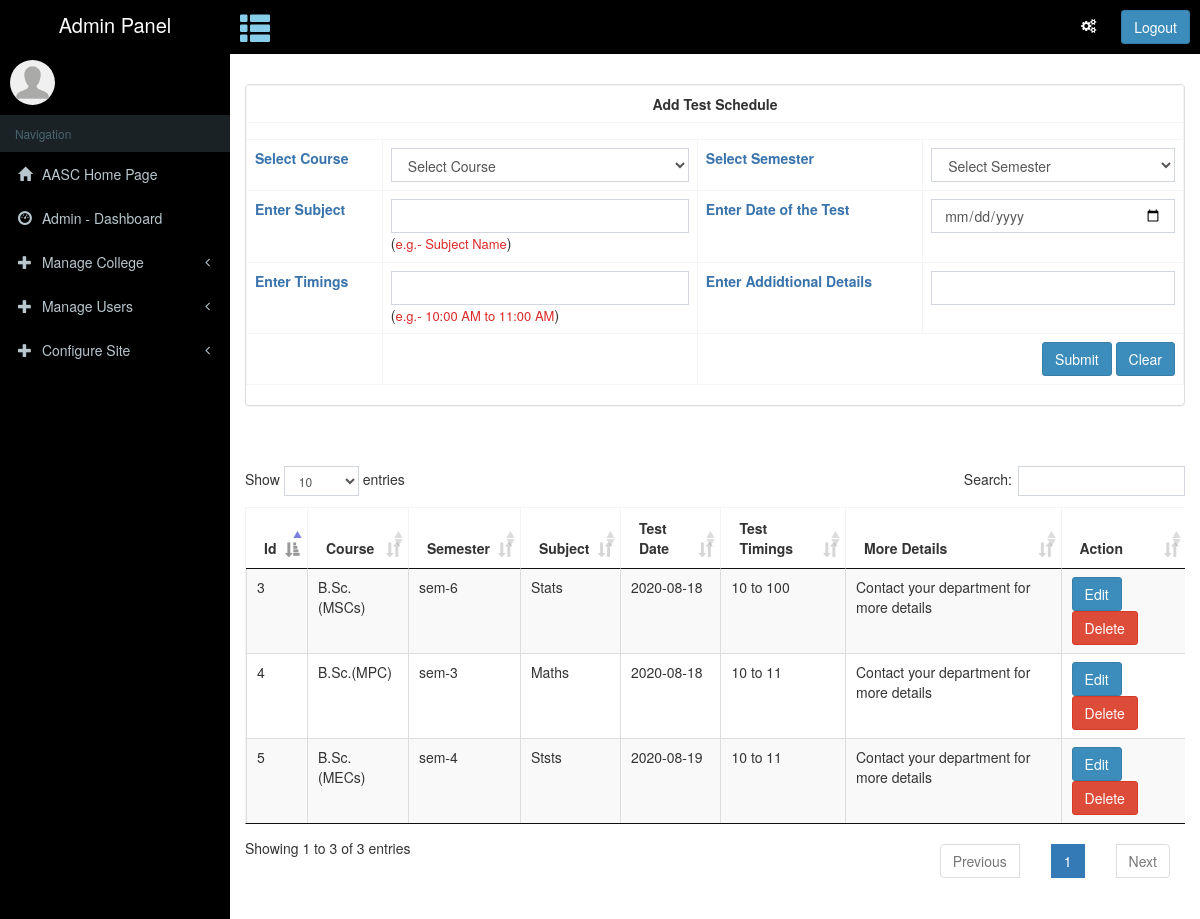
The page /account/manage-aasc/manage-testschedule.php (signed in) on the database its author committed.
### tables this page shows
CREATE TABLE `test` (
  `id` int(255) NOT NULL,
  `course` varchar(50) NOT NULL,
  `semester` varchar(50) NOT NULL,
  `subject` varchar(50) DEFAULT NULL,
  `date` varchar(50) DEFAULT NULL,
  `timings` varchar(50) DEFAULT NULL,
  `details` varchar(200) DEFAULT NULL
);

### ck.php (called while the page is built, shortened)
<?php
include 'connection.php';
if(isset($_SESSION["uname"]))
{
	$uname = $_SESSION["uname"];
	$pass = $_SESSION["pass"];
	$get = mysqli_query($conn,"SELECT * FROM approvedusers WHERE emailid ='$uname' and pass='$pass'");
	if($row = mysqli_fetch_array($get))
	{
		$ck=1;
		$role=$row['role'];
	}
}
?>

### account/manage-aasc/manage-testschedule.php (the view, shortened to what this page needs)
<?php
include('../../ck.php');
if($ck!=1 or $ck!="1")
{
  header("Location: ../../login.php");
}
else
{
  if($role == "admin")
  {
?>
<!DOCTYPE html>
<html>
<head>
  <?php include '../../assets/dashboard-assets-css.php'; ?>
</head>
<body class="hold-transition skin-blue sidebar-mini">
<div class="wrapper">
            <?php include '../../navbar/dashboard-navbar.php';?>
        <?php include '../../sidebar/dashboard-left-sidebar.php';?>
  <div class="content-wrapper" style="background-color: #ffffff; ">
    <section class="content-header">
    </section>
    <section class="content">
    <div class="panel panel-default table-responsive">
    <form method="post" action="manage-testschedule.php">
      <table class="table table-bordered">
        <tr>
          <th colspan="4" class="panel-heading" style="font-weight: bold; text-align: center;">Add Test Schedule</th>
        </tr>
        <tr>
          <td align="center" colspan="4">
          </td>
        </tr>
        <tr>
         <td><span style="color: #3973ac; font-weight: bold; ">Select Course</span></td>
         <td>
            <select class="form-control" id="txtcourse" name="txtcourse">
				<option value="0"> Select Course </option>
            </select>
          </td>
          <td><span style="color: #3973ac; font-weight: bold; ">Select Semester</span></td>
          <td>
          	<select id='txtsem' name='txtsem' class='form-control'>
          		<option value='0'>Select Semester</option>
          	</select>
		  </td>
        </tr>
        <tr>
          <td><span style="color: #3973ac; font-weight: bold; ">Enter Subject</span></td>
          <td><input type="text" name="txtsubject" id="txtsubject" class="form-control">(<font color="#DB2929" style="font-size: small">e.g.- Subject Name</font>)</td>
          <td><span style="color: #3973ac; font-weight: bold; ">Enter Date of the Test</span></td>
          <td><input type="date" name="txtdate" id="txtdate" class="form-control"></td>
        </tr>
        <tr>
          <td><span style="color: #3973ac; font-weight: bold; ">Enter Timings</span></td>
          <td><input type="text" name="txttime" id="txttime" class="form-control">(<font color="#DB2929" style="font-size: small">e.g.- 10:00 AM to 11:00 AM</font>)</td>
          <td><span style="color: #3973ac; font-weight: bold; ">Enter Addidtional Details</span></td>
          <td><input type="text" name="txtdetails" id="txtdetails" class="form-control"></td>
        </tr>
        <tr>
        	<td></td>
            <td></td>
          <td align="right" colspan = "2">
            <input type="submit" name="btnsubmit" id="btnsubmit" value="Submit" class="btn btn-primary">
            <input type="button" name="btnclear" id="btnclear" value="Clear" class="btn btn-primary">
          </td>
        </tr>
      </table>
      </form>
    </div>
    <br><br>
    <div class="table-responsive">
     <table id="example" class="table table-striped table-bordered cell-border" cellspacing="0" width="100%">
        <thead>
          <tr>
            <th>Id</th>
            <th>Course</th>
            <th>Semester</th>
            <th>Subject</th>
            <th>Test Date</th>
            <th>Test Timings</th>
            <th>More Details</th>
            <th>Action</th>
          </tr>
        </thead>
        <tbody>
		<?php
              $get2 = mysqli_query($conn,"SELECT * FROM test");
              while($row2 = mysqli_fetch_array($get2))
              {
                $id = $row2['id'];
                $course = $row2['course'];
                $semester = $row2['semester'];
                $subject = $row2['subject'];
                $date = $row2['date'];
                $timings = $row2['timings'];
                $details = $row2['details'];
		?>
        <div id="tbl_row">
          <tr>
            <td><?php echo $id; ?></td>
            <td><?php echo $course; ?></td>
            <td><?php echo $semester; ?></td>
            <td><?php echo $subject; ?></td>
            <td><?php echo $date; ?></td>
            <td><?php echo $timings; ?></td>
            <td><?php echo $details; ?></td>
            <td>
              <input type="button" name="btnEdit" id="btnEdit" value="Edit" class="btn btn-primary" onclick="edit_row('<?php echo $id; ?>')">
              <input type="button" name="btnDelete" id="btnDelete" value="Delete" class="btn btn-danger" onclick="delete_row('<?php echo $id; ?>')">
            </td>
          </tr>
        </div>
		<?php
              }
		?>
        </tbody>
      </table>
    </div>
    </section>
  </div>
</div>
</body>
</html>
<?php
  }
}
?>

### assets/css/jAlert.css (style rules this page uses)
html,body { min-height: 100%; }

### rows shown on the page
test: id "3", course "B.Sc.(MSCs)", semester "sem-6", subject "Stats", date "2020-08-18", timings "10 to 100", details "Contact your department for more details"
test: id "4", course "B.Sc.(MPC)", semester "sem-3", subject "Maths", date "2020-08-18", timings "10 to 11", details "Contact your department for more details"
test: id "5", course "B.Sc.(MECs)", semester "sem-4", subject "Ststs", date "2020-08-19", timings "10 to 11", details "Contact your department for more details"
